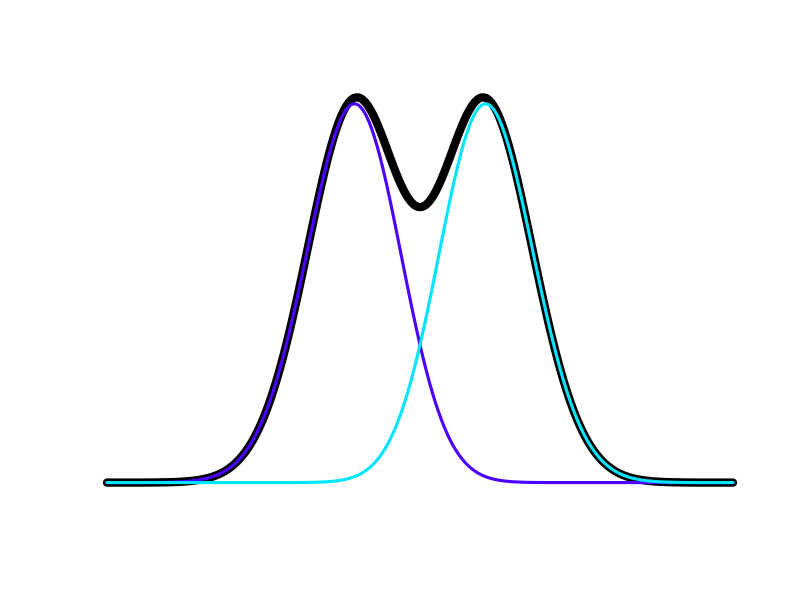
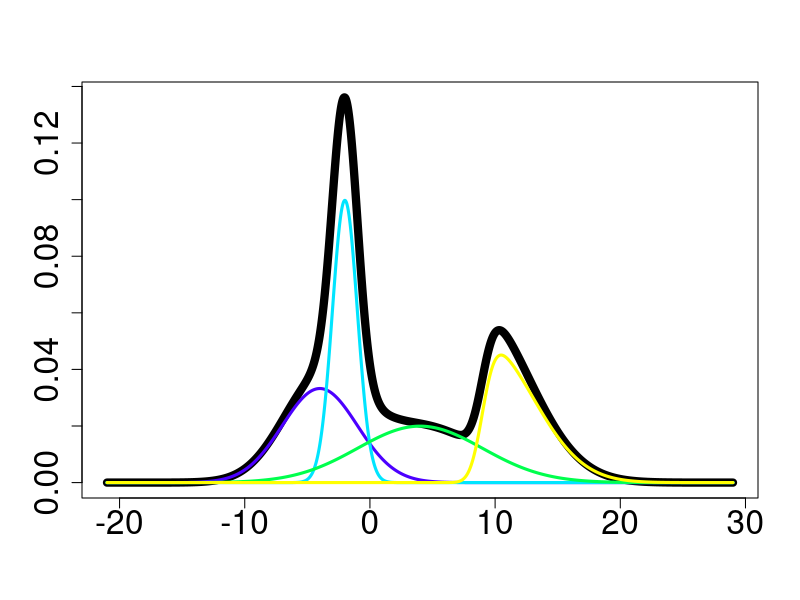
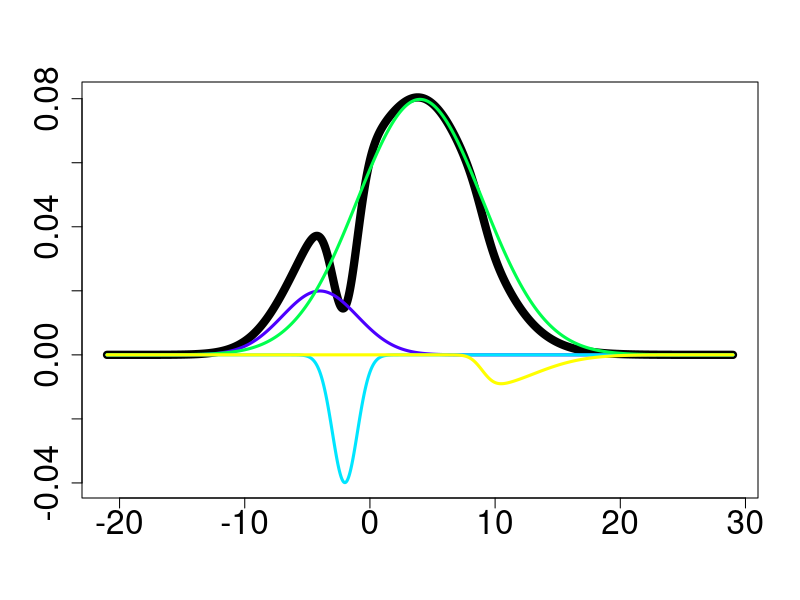

The R script that drew these images, in order:
# Normal distributions found in the Tower of Pisa
# www.overfitting.net
# https://www.overfitting.net/2026/01/distribuciones-normales-en-la-torre-de.html

library(Cairo)


# Function to plot N skewed weighted normal distributions and their sum
plot_skew_normals_and_sum <- function(
        xi = c(-0.2, 0.2),  # x axis locations
        omega = c(1, 1),  # widths (~stdev)
        alpha = c(-4, 4),  # skewness (asymmetry)
        weight = c(1, 1),  # normalization weights
        # When the sum of weights=1 the output sum distribution will be a valid
        # normalized probability density function with Area=1
        n = 5000, labels = FALSE  # resolution and labelling
) {
    # Skewed normal distribution function
    dskewnorm <- function(x, xi, omega, alpha) {
        z <- (x - xi) / omega
        2 / omega * dnorm(z) * pnorm(alpha * z)
    }
    
    # Calculations
    N = length(xi)  # number of curves
    from <- min(xi - 5*omega)
    to   <- max(xi + 5*omega)
    x <- seq(from, to, length.out = n)  # set x axis limits
    y=list()
    for (i in 1:N) y[[i]] <- weight[i] * dskewnorm(x, xi[i], omega[i], alpha[i])
    ysum <- Reduce(`+`, y)
    
    # Sanity checks
    SUMW = sum(weight)  # ensure sum distribution Area=1
    if (SUMW != 1) print(paste0("WARNING: weights do not sum 1 (sum = ",
                                SUMW, ")"))
    MINY = min(ysum)  # ensure no negative density values are reached
    if (MINY < 0) print(paste0("WARNING: sum reaches negative values (min = ",
                           MINY, ")"))
    
    # Plotting
    ymin=min(ysum, unlist(y))  # get y axis limits
    ymax=max(ysum, unlist(y))
    plot(x, ysum, type = "l", lwd = 8, ylim = c(ymin, ymax),
         xlab = "", ylab = "", axes = labels, ann = labels, cex.axis = 2)
    cols <- topo.colors(N)
    for (i in 1:N) lines(x, y[[i]], lwd = 3, col=cols[i])
}


# EXAMPLES

# Adjustments to fit the staircase in the Tower of Pisa
CairoPNG("plot_skew_normals.png", width=1920, height=1080)
    plot_skew_normals_and_sum(
        xi = c(-3.7, 3.7),
        omega = c(5, 5),
        alpha = c(-0.8, 0.8)
    )
dev.off()

# Multiple distribution example
CairoPNG("plot_skew_normals_multi.png", width=1024, height=600)
    plot_skew_normals_and_sum(
        xi = c(-4, -2, 4, 9),
        omega = c(3, 1, 5, 4),
        alpha = c(0, 0, 0, 5),
        weight = c(1, 1, 1, 1)/4,  # ensure sum distribution Area=1
        labels = TRUE
    )
dev.off()

# Multiple distribution example with negative weights
CairoPNG("plot_skew_normals_multi_neg.png", width=1024, height=600)
    plot_skew_normals_and_sum(
        xi = c(-4, -2, 4, 9),
        omega = c(3, 1, 5, 4),
        alpha = c(0, 0, 0, 5),
        weight = c(0.15, -0.1, 1, -0.05),  # ensure sum distribution Area=1
        labels = TRUE
    )
dev.off()
